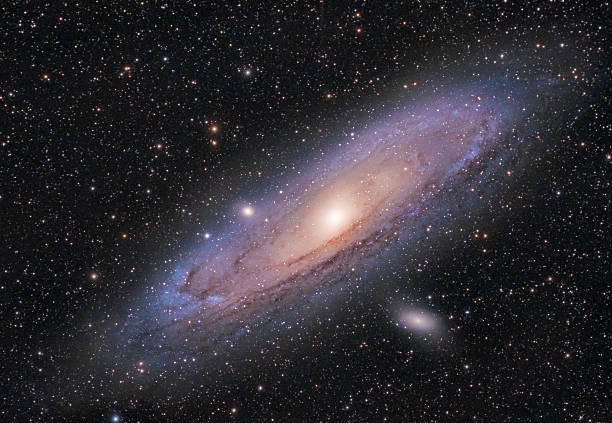
#> input picture test.png, 612 x 423 px
$ jupyter execute Untitled1.ipynb
#> lines starting #> are read from the running program, lines starting #| are printed output that depends on the picture
[cell 1]
import PIL as pl
import matplotlib.pyplot as plt
import numpy as np
import cv2

[cell 2]
img = pl.Image.open('test.png')
#> img is the input picture: PIL image 612x423 RGB; mean R, G, B 49.1, 45.5, 51.6

r,g,b = img.split()
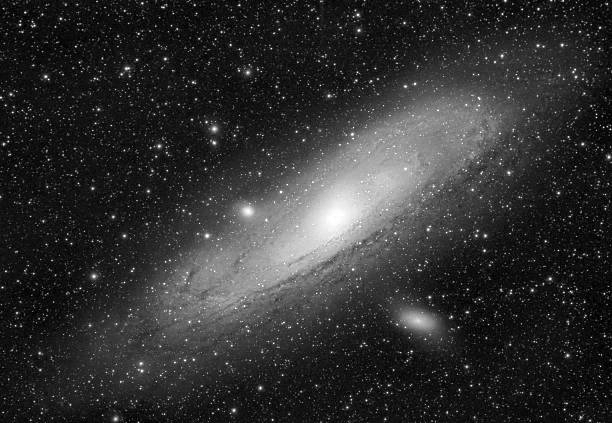
#> r: PIL image 612x423 L; min 0, max 255, mean 49.1
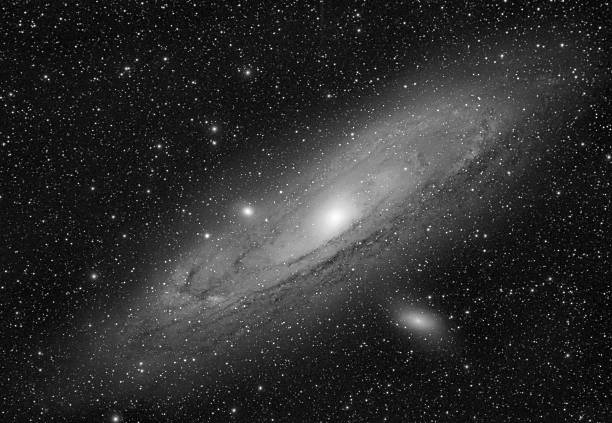
#> g: PIL image 612x423 L; min 0, max 255, mean 45.5
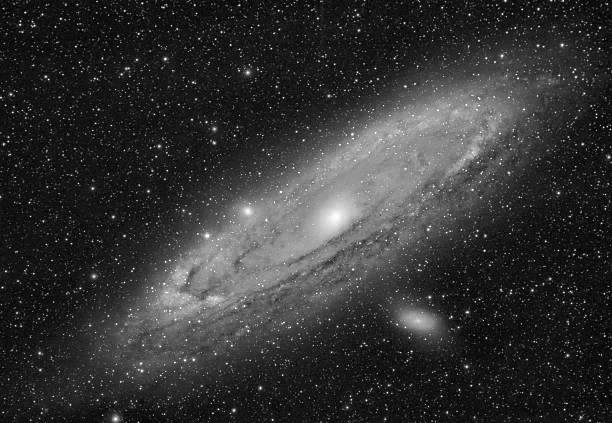
#> b: PIL image 612x423 L; min 0, max 255, mean 51.6

[cell 3]
img

[cell 4]
r.histogram()
#> Out = 256 values, max 6655 at index 18, min 20 at index 248, mean 1011.2

[cell 5]
g.histogram()
#> Out = 256 values, max 6820 at index 19, min 1 at index 255, mean 1011.2

[cell 6]
b.histogram()
#> Out = 256 values, max 6763 at index 19, min 3 at index 254, mean 1011.2

[cell 7]
plt.plot(r.histogram())
plt.plot(g.histogram())
plt.plot(b.histogram())
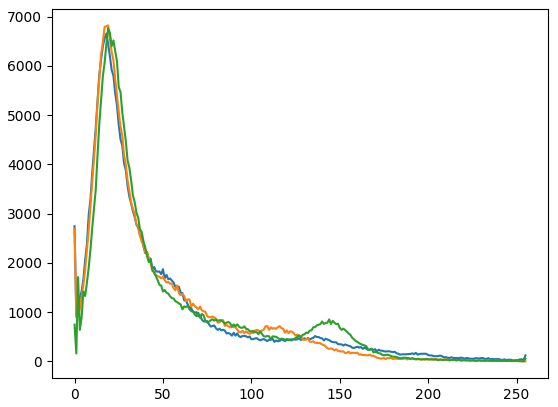
#> figure drawn by matplotlib, 1 panel; curve peaks at x = 18, y = 6655; curve peaks at x = 19, y = 6820; curve peaks at x = 19, y = 6763

[cell 8]
img_cv = cv2.imread('test.png')
plt.imshow(img_cv)

[cell 9]
plt.imshow(img_cv*.003)
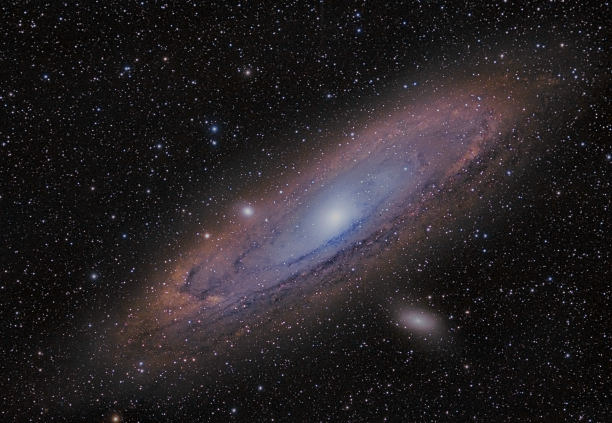
#> shown: shape (423, 612, 3) float64; mean R, G, B 0.155, 0.137, 0.147
